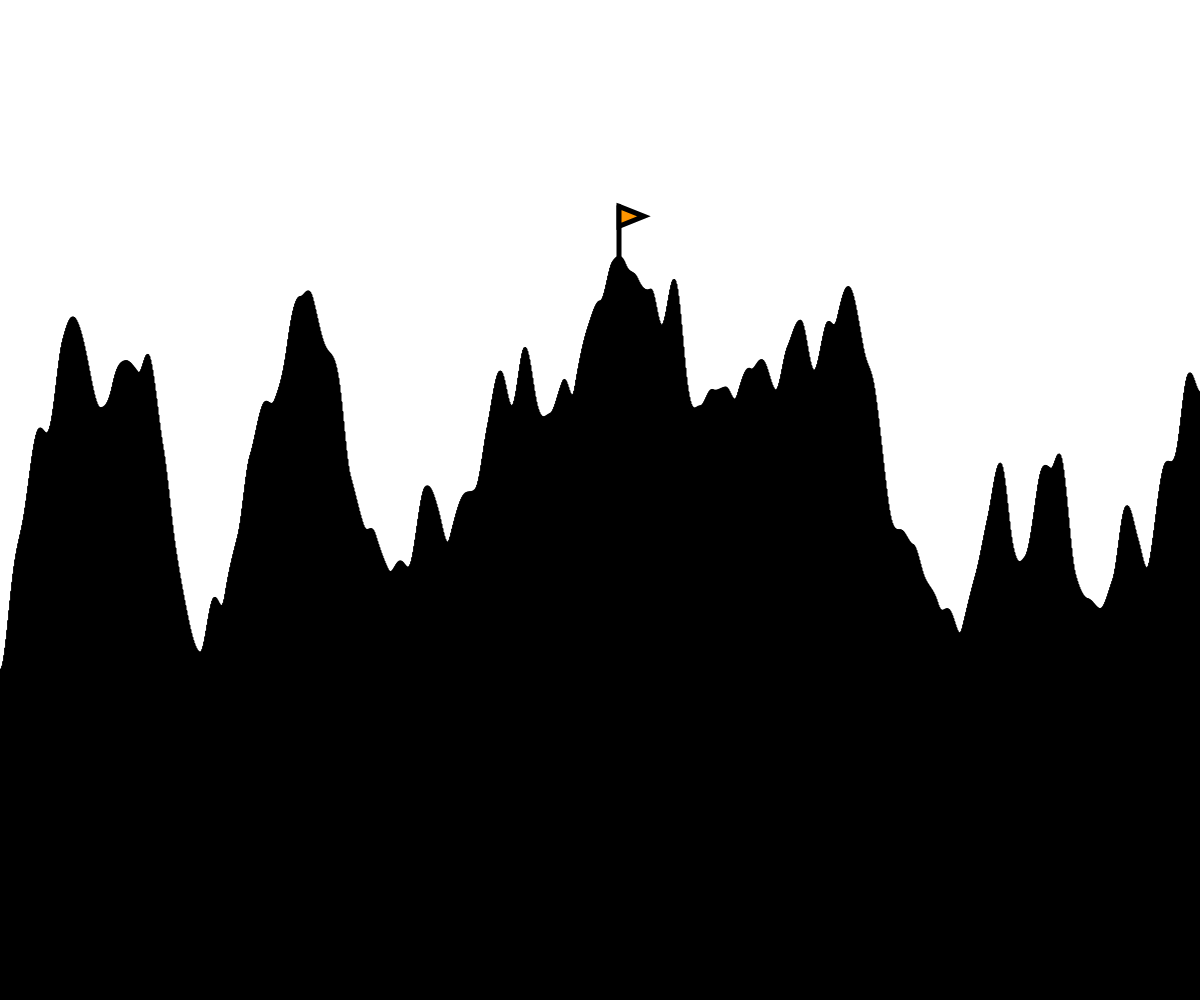
Frame 1 (no input)
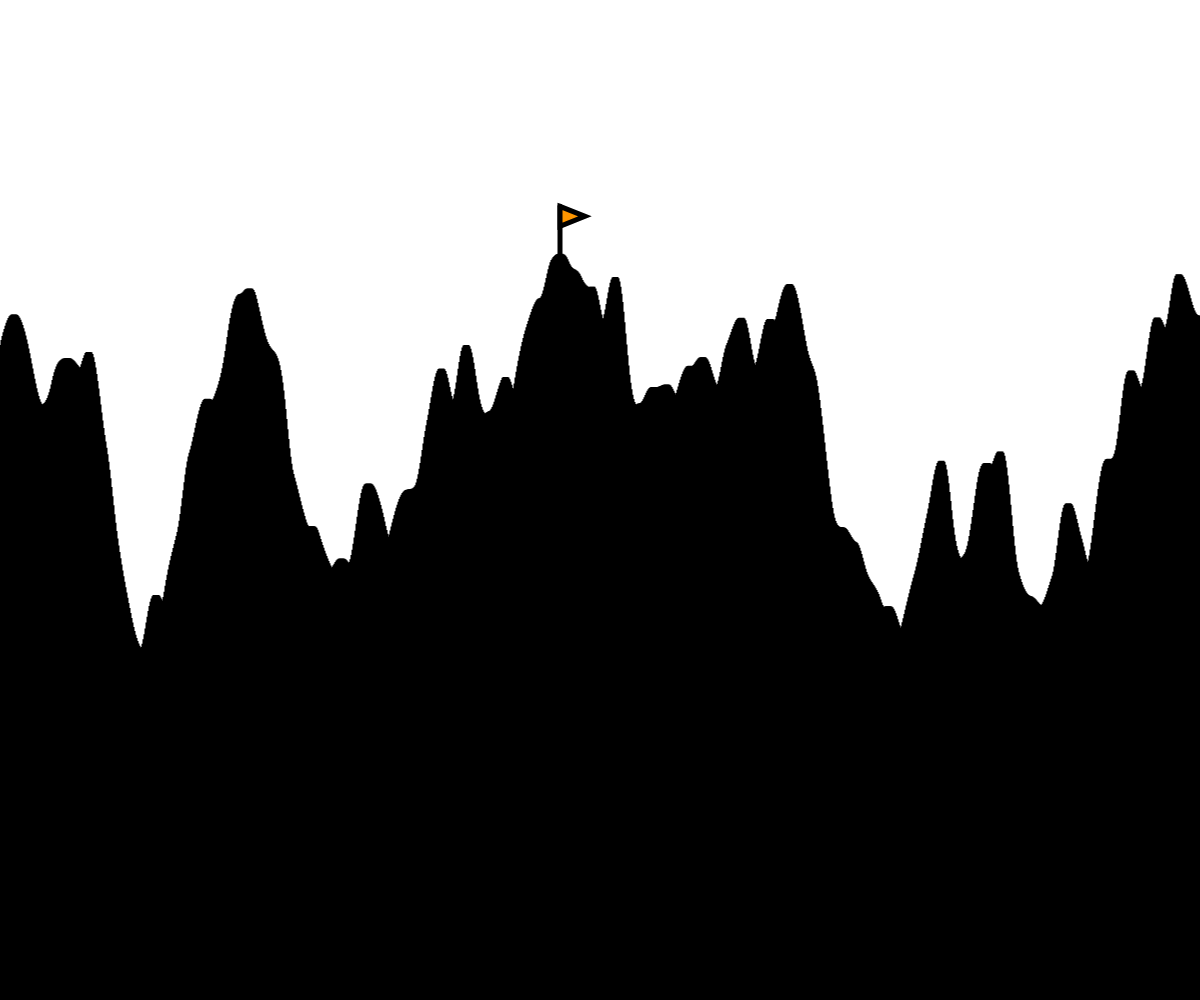
Frame 60 (no input)
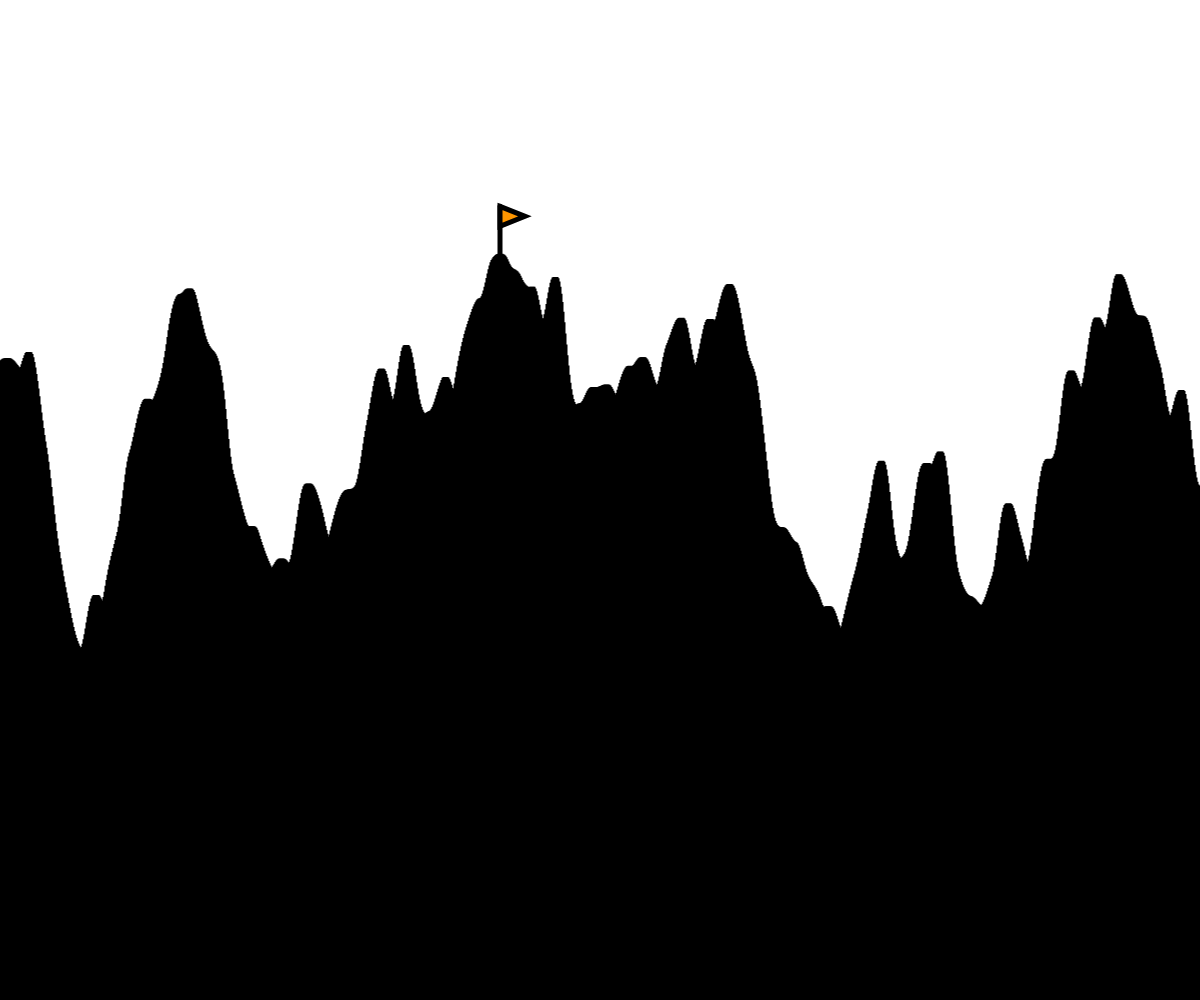
Frame 120 (the mouse pressed at the canvas centre since frame 60)

The p5.js sketch that drew these frames (run headless with seeded random() and noise() and a simulated clock; from frame 60 on, the mouse is pressed at the canvas centre):

// p5.js sketch
// ── sketch.js
// Perlin Noise Assignement
// Logan Sosulski
// 14/3/19
//
// Extra for Experts:
// - Did the extra chanllenges on canvas

//declaring the variables
let inc = 0.01;
let start = 0;
let rectWidth = 1;
let highestPoint;
let flagX;

//creating the canvas based on window size
function setup() {
  createCanvas(windowWidth, windowHeight);
}

//calling my functions
function draw() {
  generateTerrain();
  drawFlag();
}

//generating terrain based on the last point generated
function generateTerrain() {
  background(255);
  fill(0);
  let xOff = start;
  //resetting the flag variables
  highestPoint=height;
  flagX=0;
  for (let x = 0; x < width; x++) {
    let y = noise(xOff) * height;
    if (y <= highestPoint) {
      //setting my flag variables
      highestPoint = y;
      flagX = x;
    }
    rect(x, y, rectWidth, height - y);
    xOff += inc;
  }
  start += inc;
}

//drawing a flag at the highest point on the screen
function drawFlag() {
  fill(255,150,0);
  strokeWeight(5);
  line(flagX,highestPoint,flagX,highestPoint-50);
  triangle(flagX,highestPoint-50,flagX+25,highestPoint-40, flagX, highestPoint-30);
}
